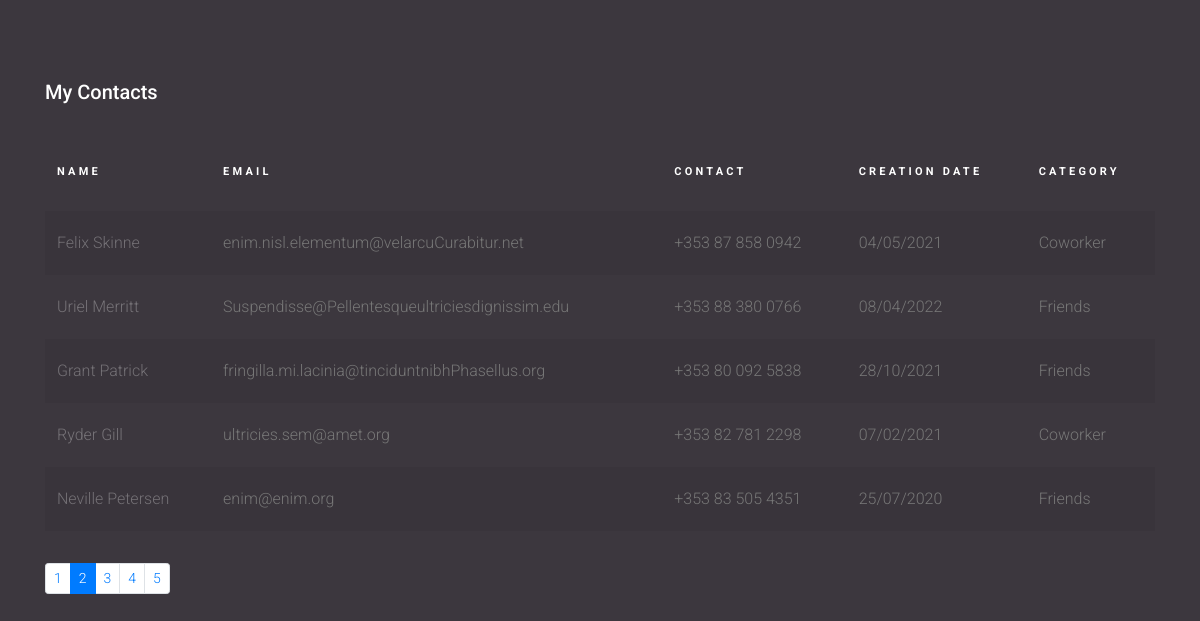
Screenshot of /?page=2 with the database file from the repository.
### contacts/models.py (models this page shows, shortened)
class Contact(models.Model):
    name = models.CharField(max_length=50)
    email = models.CharField(max_length=100)
    contact = models.CharField(max_length=50)
    description = models.TextField(blank=True)
    creation_date = models.DateTimeField(default=timezone.now)
    category = models.ForeignKey(Category, on_delete=models.DO_NOTHING)
    to_show = models.BooleanField(default=True)

class Category(models.Model):
    name = models.CharField(max_length=50)
    def __str__(self):
        return self.name

### contacts/views.py (the view)
# urls.py: path('', views.index, name='index'),
def index(request):
    contacts = Contact.objects.all()
    paginator = Paginator(contacts, 5)
    page = request.GET.get('page')
    contacts = paginator.get_page(page)
    return render(request, 'contacts/index.html', {
        'contacts': contacts
    })

### contacts/templates/contacts/index.html
{% extends 'base.html' %}
{% block 'content' %}
<div class="content">
    <div class="container">
        <h2 class="mb-5">My Contacts</h2>
        <div class="table-responsive">
            <table class="table table-striped custom-table">
                <thead>
                <tr>
                    <th scope="col">Name</th>
                    <th scope="col">Email</th>
                    <th scope="col">Contact</th>
                    <th scope="col">Creation Date</th>
                    <th scope="col">Category</th>
                </tr>
                </thead>
                <tbody>
                {% for contact in contacts %}
                {% if contact.to_show %}
                <tr scope="row">
                    <td><a href="{% url 'details' contact.id %}">{{ contact.name }}</a></td>
                    <td>
                        {{ contact.email }}
                    </td>
                    <td>{{ contact.contact }}</td>
                    <td>{{ contact.creation_date | date:'d/m/Y' }}</td>
                    <td>{{ contact.category }}</td>
                </tr>
                {% endif %}
                {% endfor %}
                </tbody>
            </table>
        </div>
    </div>
</div>
<div class="container">
    <nav aria-label="Page navigation example">
        <ul class="pagination pagination-sm">
            {% for page in contacts.paginator.page_range %}
                {% if contacts.number == page %}
                    <li class="page-item active">
                        <a class="page-link" href="?page={{ page }}">{{ page }}</a>
                    </li>
                {% else %}
                    <li class="page-item">
                        <a class="page-link" href="?page={{ page }}">{{ page }}</a>
                    </li>
                {% endif %}
            {% endfor %}
        </ul>
    </nav>
</div>
{% endblock %}

### templates/static/css/style.css (style rules this page uses)
body { font-family: "Roboto", -apple-system, BlinkMacSystemFont, "Segoe UI", Roboto, "Helvetica Neue", Arial, "Noto Sans", sans-serif, "Apple Color Emoji", "Segoe UI Emoji", "Segoe UI Symbol", "Noto Color Emoji"; background-color: #3c373e; font-weight: 300; }
h1, h2, h3, h4, h5, h6, .h1, .h2, .h3, .h4, .h5, .h6 { font-family: "Roboto", -apple-system, BlinkMacSystemFont, "Segoe UI", Roboto, "Helvetica Neue", Arial, "Noto Sans", sans-serif, "Apple Color Emoji", "Segoe UI Emoji", "Segoe UI Symbol", "Noto Color Emoji"; }
a { -webkit-transition: .3s all ease; -o-transition: .3s all ease; transition: .3s all ease; }
a, a:hover { text-decoration: none !important; }
.content { padding: 5rem 0 1rem 0; }
h2 { font-size: 20px; color: #fff; }
.custom-table { min-width: 900px; }
.custom-table thead tr, .custom-table thead th { padding-bottom: 30px; border-top: none; border-bottom: none !important; color: #fff; font-size: 11px; text-transform: uppercase; letter-spacing: .2rem; }
.custom-table tbody th, .custom-table tbody td { color: #777; font-weight: 400; padding-bottom: 20px; padding-top: 20px; font-weight: 300; border: none; -webkit-transition: .3s all ease; -o-transition: .3s all ease; transition: .3s all ease; }
.custom-table tbody th a, .custom-table tbody td a { color: rgba(255, 255, 255, 0.3); }
.custom-table tbody tr { -webkit-transition: .3s all ease; -o-transition: .3s all ease; transition: .3s all ease; }

### rows the page displays
Contact: name "Felix Skinne", email "enim.nisl.elementum@velarcuCurabitur.net", contact "+353 87 858 0942", creation_date "04/05/2021", category "Coworker"
Contact: name "Uriel Merritt", email "Suspendisse@Pellentesqueultriciesdignissim.edu", contact "+353 88 380 0766", creation_date "08/04/2022", category "Friends"
Contact: name "Grant Patrick", email "fringilla.mi.lacinia@tinciduntnibhPhasellus.org", contact "+353 80 092 5838", creation_date "28/10/2021", category "Friends"
Contact: name "Ryder Gill", email "ultricies.sem@amet.org", contact "+353 82 781 2298", creation_date "07/02/2021", category "Coworker"
Contact: name "Neville Petersen", email "enim@enim.org", contact "+353 83 505 4351", creation_date "25/07/2020", category "Friends"

### other values shown
{{ page }} "1" "3" "4" "5"
{{ page }} "2"
